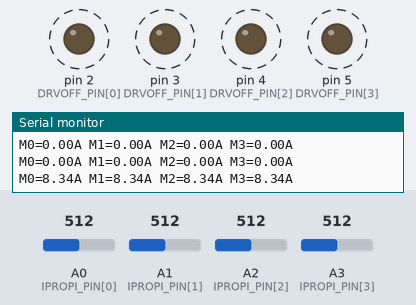
Bench run of a sketch on a simulated Arduino Nano, built with avr-gcc and run on an emulated ATmega328P. Parts: output pins drawn as LEDs (lit = HIGH), the last lines printed to the serial monitor. Dashed ring = blinking. Inputs (shaded band) come from the test bench; at power-on: A0 (IPROPI_PIN[0]) = 512, A1 (IPROPI_PIN[1]) = 512, A2 (IPROPI_PIN[2]) = 512, A3 (IPROPI_PIN[3]) = 512.

Above: at 0.71 s.
1.3 s: A0 (IPROPI_PIN[0]) set to 69
4.3 s: A0 (IPROPI_PIN[0]) set to 56
At 4.61 s:
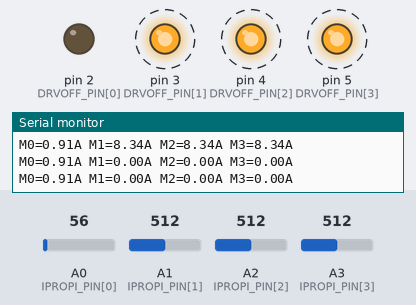
7.3 s: A1 (IPROPI_PIN[1]) set to 66
10.3 s: A1 (IPROPI_PIN[1]) set to 58
At 10.62 s:
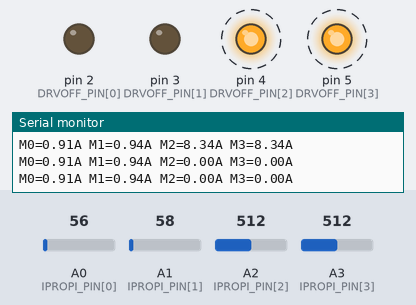
13.3 s: A2 (IPROPI_PIN[2]) set to 68
16.3 s: A2 (IPROPI_PIN[2]) set to 55
At 16.64 s:
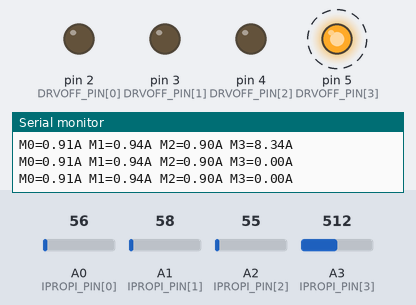
Timing chart, 0 to 20.3 s (numbered marks = the images above; inputs shaded):
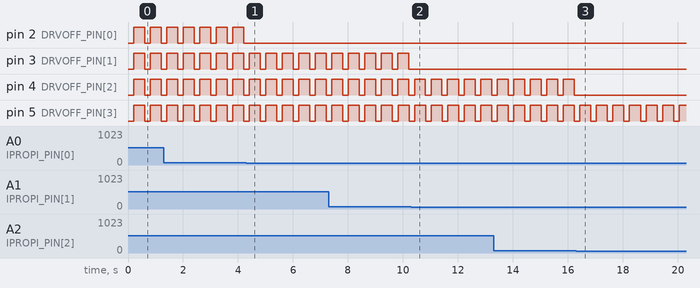

The sketch:

Motor_Current_Supervisor.ino
```cpp
/*  ============================================================
    DRV8263H Motor Current-Limit Supervisor - Arduino Nano Every
    (external watchdog for the VVS Ballers Main PCB)
    ------------------------------------------------------------
    Reads each motor's current from the driver's IPROPI output and
    coasts any motor that stays stalled, so a wheel pinned against a
    wall can't cook the gearmotor. Runs entirely on the external Nano;
    the Teensy keeps doing the motor PWM on the IN pins as usual.

    *** MAIN PCB WIRING (done) ***
    Each DRV8263H's DRVOFF is lifted off the GND rail and run to the Nano
    (pins below): the Nano holds DRVOFF LOW to run and drives it HIGH to coast
    a stalled motor. That is what lets this supervisor actually cut a pinned
    wheel's current.
    (Side effect: the Nano is now in the enable path - if it isn't running,
    those motors stay coasted. Fail-safe, but expected.)

    WIRING  -  Main PCB  ->  Nano Every
        Driver #1 IPROPI -> A0      Driver #1 DRVOFF -> D2
        Driver #2 IPROPI -> A1      Driver #2 DRVOFF -> D3
        Driver #3 IPROPI -> A2      Driver #3 DRVOFF -> D4
        Driver #4 IPROPI -> A3      Driver #4 DRVOFF -> D5
        Nano GND -> Main PCB GND rail   *** shared ground, mandatory ***
    Leave SLEEP on Teensy pin 6 as-is; the Nano does not touch it.

    PROTECTION STYLE: from a separate board we can only coast on/off, so
    a sustained stall is duty-cycled (STALL_MS driven, COOLDOWN_MS
    coasted, repeat). To protect harder, raise COOLDOWN_MS or lower
    STALL_MS.
    ============================================================ */

const uint8_t NUM_MOTORS = 4;              // your 4 drive motors

const uint8_t IPROPI_PIN[NUM_MOTORS] = { A0, A1, A2, A3 };  // match your IPROPI wiring
const uint8_t DRVOFF_PIN[NUM_MOTORS] = {  2,  3,  4,  5 };  // DRVOFF lines (lifted from GND)

// ---- tuning ----
const float    SENSE_V_PER_A = 0.300f;     // IPROPI sensitivity (volts per amp)
const float    ADC_VREF      = 5.0f;       // ADC reference (5 V default; see note)
const uint16_t ADC_MAX       = 1023;       // 10-bit ADC
const float    I_LIMIT_A     = 1.0f;       // sustained-current ceiling, amps (stall ~1.6 A)
const uint16_t STALL_MS      = 200;        // time over the limit that counts as a stall
const uint16_t COOLDOWN_MS   = 400;        // coast time before retrying a stalled motor
const uint8_t  AVG_SAMPLES   = 8;          // averaging to ride out PWM ripple

// ---- state ----
uint32_t overSince[NUM_MOTORS]  = { 0 };   // when a motor first went over the limit
uint32_t coastUntil[NUM_MOTORS] = { 0 };   // coast this motor until this time
float    lastAmps[NUM_MOTORS]   = { 0 };   // most recent reading (for telemetry)

float readCurrent(uint8_t i) {
  uint32_t acc = 0;
  for (uint8_t s = 0; s < AVG_SAMPLES; s++) acc += analogRead(IPROPI_PIN[i]);
  float v = (acc / (float)AVG_SAMPLES) * (ADC_VREF / ADC_MAX);
  return v / SENSE_V_PER_A;
}

void setup() {
  // Optional: better resolution at our low IPROPI voltages.
  // analogReference(INTERNAL2V5);  // then set ADC_VREF = 2.5 and leave AREF unconnected
  for (uint8_t i = 0; i < NUM_MOTORS; i++) {
    pinMode(DRVOFF_PIN[i], OUTPUT);
    digitalWrite(DRVOFF_PIN[i], LOW);      // LOW = motor allowed to run
  }
  Serial.begin(115200);
}

void loop() {
  static uint32_t lastPrint = 0;
  uint32_t now = millis();

  for (uint8_t i = 0; i < NUM_MOTORS; i++) {

    if (now < coastUntil[i]) {             // still cooling down -> stay coasted
      digitalWrite(DRVOFF_PIN[i], HIGH);
      lastAmps[i] = 0.0f;
      continue;
    }
    digitalWrite(DRVOFF_PIN[i], LOW);      // release coast, allow drive

    float amps  = readCurrent(i);
    lastAmps[i] = amps;

    if (amps > I_LIMIT_A) {
      if (overSince[i] == 0) overSince[i] = now;
      if (now - overSince[i] >= STALL_MS) {     // pinned -> coast + start cooldown
        digitalWrite(DRVOFF_PIN[i], HIGH);
        coastUntil[i] = now + COOLDOWN_MS;
        overSince[i]  = 0;
        lastAmps[i]   = 0.0f;
      }
    } else {
      overSince[i] = 0;                     // recovered before timeout
    }
  }

  // ---- live telemetry (throttled); comment out if not needed ----
  if (now - lastPrint >= 100) {
    lastPrint = now;
    for (uint8_t i = 0; i < NUM_MOTORS; i++) {
      Serial.print('M'); Serial.print(i); Serial.print('=');
      Serial.print(lastAmps[i], 2); Serial.print("A ");
    }
    Serial.println();
  }
}
```

Measured:
- the behaviour switches between 62 and 61 on A0 (IPROPI_PIN[0]) (found by bisection; images 0 and 1)
- the behaviour switches between 62 and 61 on A1 (IPROPI_PIN[1]) (found by bisection; images 1 and 2)
- the behaviour switches between 62 and 61 on A2 (IPROPI_PIN[2]) (found by bisection; images 2 and 3)
- after the input at 4.3 s, pin 2 (DRVOFF_PIN[0]): stops changing and stays LOW
- after the input at 10.3 s, pin 3 (DRVOFF_PIN[1]): stops changing and stays LOW
- after the input at 16.3 s, pin 4 (DRVOFF_PIN[2]): stops changing and stays LOW
- by itself, pin 2 (DRVOFF_PIN[0]), pin 3 (DRVOFF_PIN[1]), pin 4 (DRVOFF_PIN[2]), pin 5 (DRVOFF_PIN[3]): alternates HIGH for 0.40 s and LOW for 0.20 s
